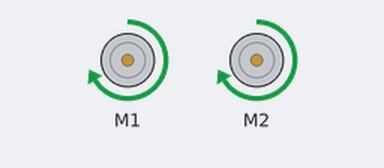
This sketch was run on a simulated Arduino Uno, built with avr-gcc and run on an emulated ATmega328P. Parts: 2 × DC motor (green arrow = forward, orange = backward, longer = faster). What the sketch prints to the serial monitor is not drawn.

Above: at 0.5 s.
At 2.5 s:
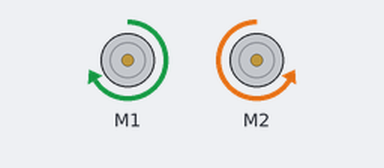
Timing chart, 0 to 5.2 s (numbered marks = the images above):
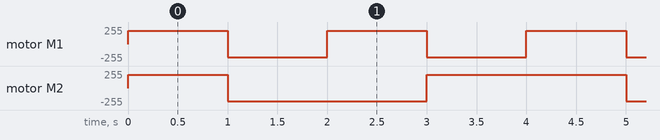

The sketch:

BasicRover_with_shield.ino
```cpp
// (licence header left out)
#include <AFMotor.h>

AF_DCMotor motor(1);
AF_DCMotor othermotor(2);

void setup() {
  Serial.begin(9600);           // set up Serial library at 9600 bps
  Serial.println("Motor test!");
    motor.setSpeed(255);
    othermotor.setSpeed(255);

  // turn on motor
  motor.setSpeed(200);
  othermotor.setSpeed(200);
  motor.run(RELEASE);
  othermotor.run(RELEASE);

}
void backward(){
  motor.run(BACKWARD);
  othermotor.run(BACKWARD);
}
void forward(){
  motor.run(FORWARD);
  othermotor.run(FORWARD);
}
void right(){
  motor.run(FORWARD);
  othermotor.run(BACKWARD);
}
void left(){
  motor.run(BACKWARD);
  othermotor.run(FORWARD);
}
void loop() {
forward();
delay(1000);
backward();
delay(1000);
right();
delay(1000);
left();
delay(1000);
}
```

Measured:
- by itself, motor M1: alternates forward 200/255 for 1.0 s and backward 200/255 for 1.0 s
- by itself, motor M2: repeats every 4.0 s: backward 200/255 2.0 s, forward 200/255 2.0 s
